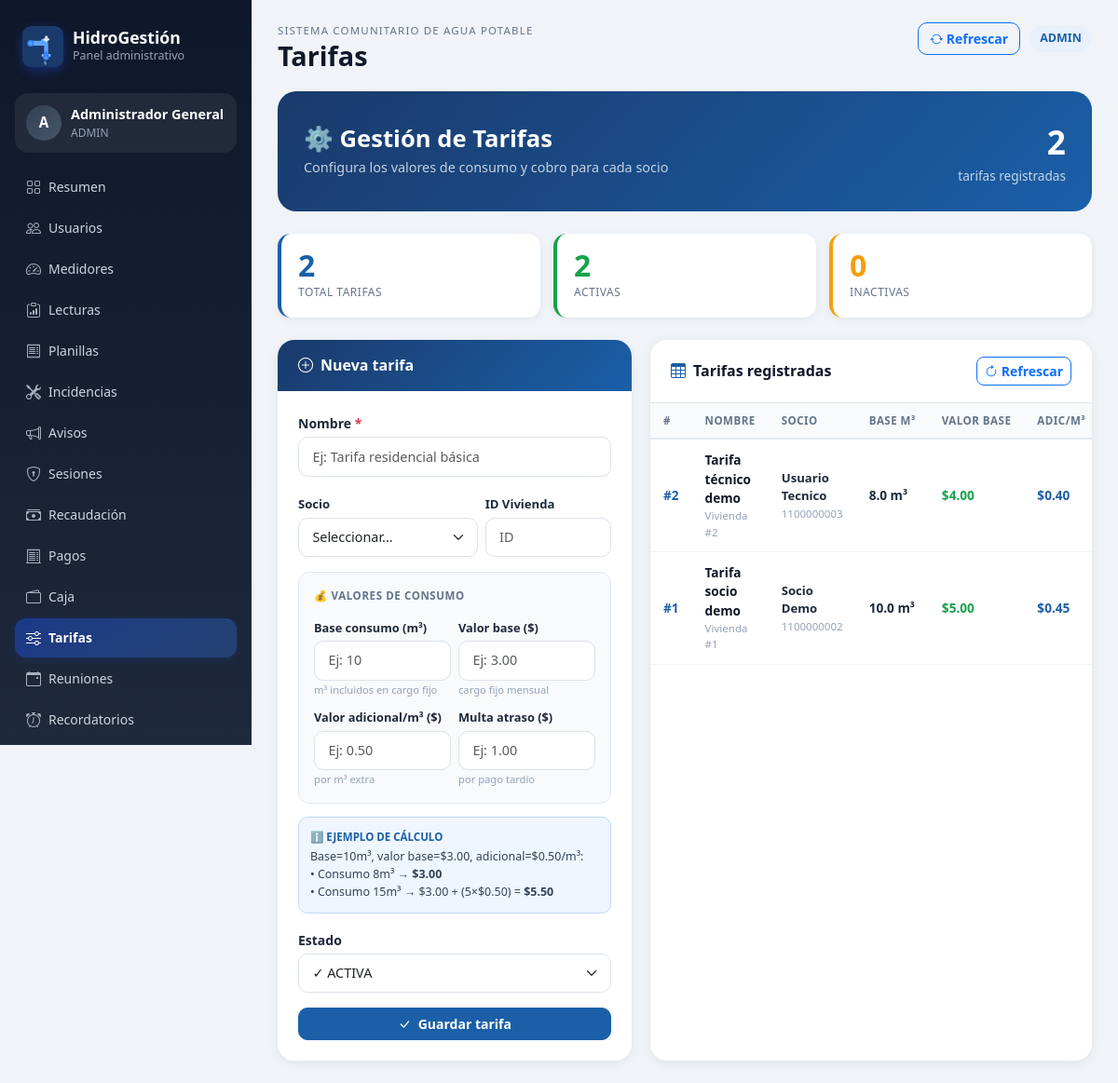
The page /dashboard/tarifas (signed in) on the database as committed earlier.
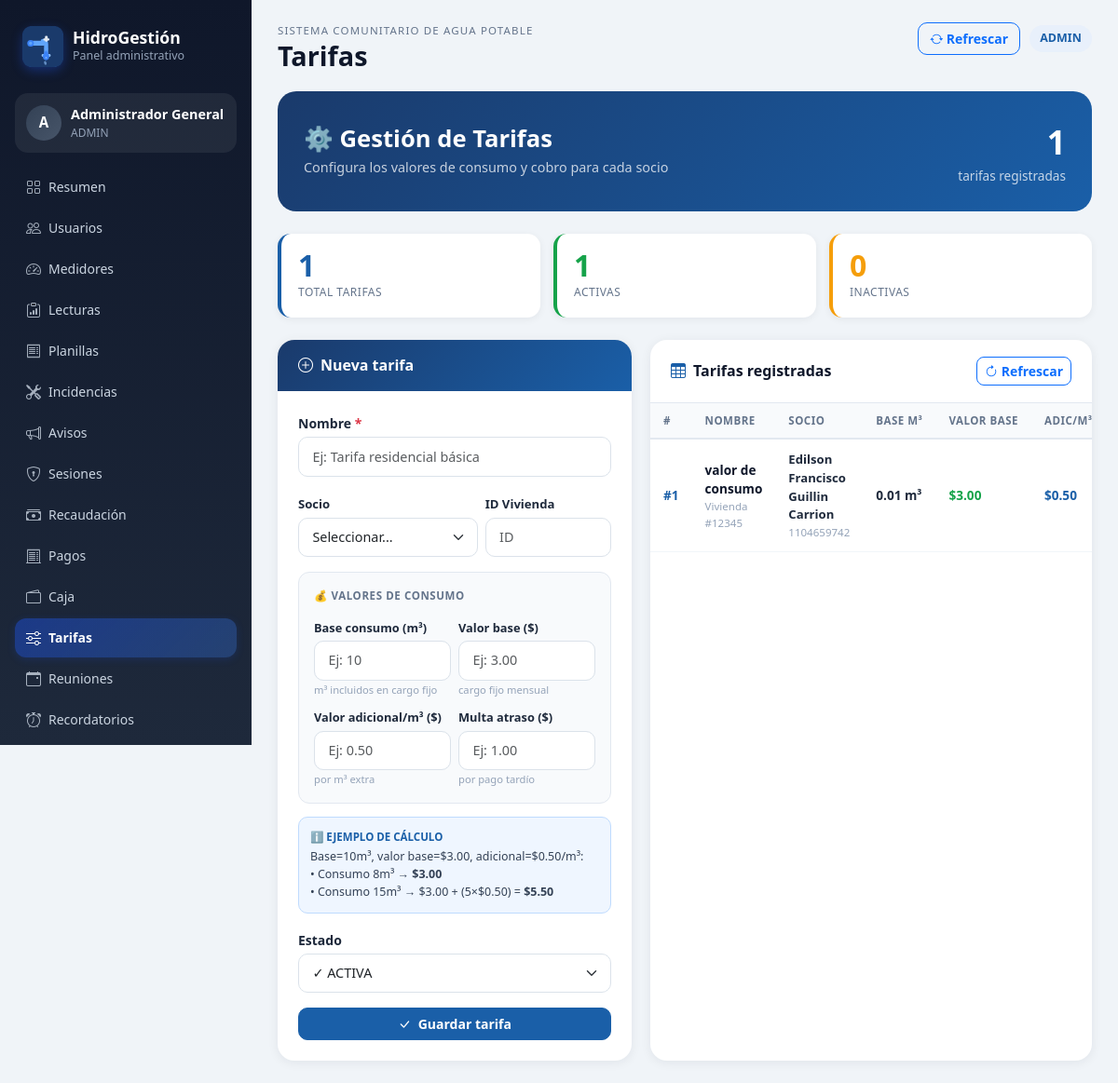
The same page on the database as committed later.
### app/models.py (models this page shows)
class TimestampMixin:
    creado_en = db.Column(db.DateTime, default=datetime.utcnow, nullable=False)
    actualizado_en = db.Column(db.DateTime, onupdate=datetime.utcnow)

class TarifaAsignada(TimestampMixin, db.Model):
    __tablename__ = 'tarifas_asignadas'
    id = db.Column(db.Integer, primary_key=True)
    socio_id = db.Column(db.Integer, db.ForeignKey('socios.id'))
    vivienda_id = db.Column(db.Integer, db.ForeignKey('viviendas.id'))
    tarifa_id = db.Column(db.Integer, db.ForeignKey('tarifas.id'))
    nombre = db.Column(db.String(100), nullable=False, default='Tarifa personalizada')
    base_consumo_m3 = db.Column(db.Float, default=0, nullable=False)
    valor_base = db.Column(db.Float, default=0, nullable=False)
    valor_adicional_m3 = db.Column(db.Float, default=0, nullable=False)
    multa_atraso = db.Column(db.Float, default=0, nullable=False)
    estado = db.Column(db.String(20), default='ACTIVA', nullable=False)
    socio = db.relationship('Socio', backref='tarifas_asignadas')
    vivienda = db.relationship('Vivienda', backref='tarifas_asignadas')
    tarifa = db.relationship('Tarifa', backref='asignaciones')

class Usuario(TimestampMixin, db.Model):
    __tablename__ = 'usuarios'
    id = db.Column(db.Integer, primary_key=True)
    rol_id = db.Column(db.Integer, db.ForeignKey('roles.id'), nullable=False)
    cedula = db.Column(db.String(20), unique=True)
    nombres = db.Column(db.String(120), nullable=False)
    apellidos = db.Column(db.String(120), nullable=False)
    telefono = db.Column(db.String(20))
    email = db.Column(db.String(120), unique=True)
    username = db.Column(db.String(80), unique=True)
    password_hash = db.Column(db.String(255), nullable=False)
    foto_perfil = db.Column(db.String(255))
    direccion_referencia = db.Column(db.String(255))
    estado = db.Column(db.String(20), default='ACTIVO', nullable=False)
    ultimo_login = db.Column(db.DateTime)
    rol = db.relationship('Rol', backref='usuarios')
    @property
    def nombre_completo(self) -> str:
        return f"{self.nombres} {self.apellidos}".strip()

### app/routes/dashboard.py (the view, shortened to what this page needs)
@dashboard_bp.route('/tarifas', methods=['GET','POST'])
@dashboard_required
def tarifas_view():
    return render_template('dashboard/tarifas.html', tarifas=TarifaAsignada.query.order_by(TarifaAsignada.id.desc()).all(), usuarios=Usuario.query.order_by(Usuario.nombres).all())

### app/routes/dashboard.py (called while the page is built)
def dashboard_required(view_func):
    from functools import wraps
    @wraps(view_func)
    def wrapper(*args, **kwargs):
        if not session.get('web_user_id'):
            return redirect(url_for('dashboard.login_page'))
        return view_func(*args, **kwargs)
    return wrapper

### app/templates/dashboard/tarifas.html (shortened to what the changed rows need)
{% extends 'dashboard/base.html' %}
{% block page_title %}Tarifas{% endblock %}
{% block content %}
<div class="tarifa-hero">
  <div>
    <h2>⚙️ Gestión de Tarifas</h2>
  </div>
  <div style="text-align:right;">
    <div style="font-size:2.2rem;font-weight:800;">{{ tarifas|length }}</div>
    <div style="opacity:.75;font-size:.85rem;">tarifas registradas</div>
  </div>
</div>
<div class="kpi-strip">
  <div class="kpi-box" style="--kc:#1a5fa8">
    <div class="kv">{{ tarifas|length }}</div>
    <div class="kl">Total tarifas</div>
  </div>
  <div class="kpi-box" style="--kc:#16a34a">
    <div class="kv">{{ tarifas|selectattr('estado','eq','ACTIVA')|list|length }}</div>
    <div class="kl">Activas</div>
  </div>
</div>
<div class="grid-main">
  <div class="table-card">
    <div class="table-responsive">
      <table class="t-mod">
        <thead>
          <tr>
            <th>#</th><th>Nombre</th><th>Socio</th>
            <th>Base m³</th><th>Valor base</th>
            <th>Adic/m³</th><th>Multa</th>
          </tr>
        </thead>
        <tbody>
          {% for t in tarifas %}
          <tr>
            <td><span style="font-weight:700;color:#1a5fa8;">#{{ t.id }}</span></td>
            <td>
              <div style="font-weight:600;color:#0f172a;">{{ t.nombre }}</div>
              {% if t.vivienda_id %}<div style="font-size:.72rem;color:#94a3b8;">Vivienda #{{ t.vivienda_id }}</div>{% endif %}
            </td>
            <td>
              {% if t.socio and t.socio.usuario %}
                <div style="font-size:.82rem;font-weight:600;">{{ t.socio.usuario.nombre_completo }}</div>
                <div style="font-size:.72rem;color:#94a3b8;">{{ t.socio.usuario.cedula }}</div>
              {% else %}
                <span style="color:#94a3b8;font-size:.82rem;">General</span>
              {% endif %}
            </td>
            <td><strong>{{ t.base_consumo_m3 }} m³</strong></td>
            <td><strong style="color:#16a34a;">${{ '%.2f'|format(t.valor_base or 0) }}</strong></td>
            <td><strong style="color:#1a5fa8;">${{ '%.2f'|format(t.valor_adicional_m3 or 0) }}</strong></td>
          </tr>
          {% endfor %}
        </tbody>
      </table>
    </div>
  </div>
</div>
{% endblock %}

Rows that differ between the two databases and show on the page:
removed TarifaAsignada: id "2", nombre "Tarifa técnico demo", vivienda_id "2", socio.usuario.nombre_completo "Usuario Tecnico", socio.usuario.cedula "1100000003", base_consumo_m3 "8.0", valor_base "4.00", valor_adicional_m3 "0.40"
changed TarifaAsignada id 1: nombre "Tarifa socio demo" → "valor de consumo"; vivienda_id "1" → "12345"; socio.usuario.nombre_completo "Socio Demo" → "Edilson Francisco Guillin Carrion"; socio.usuario.cedula "1100000002" → "1104659742"; base_consumo_m3 "10.0" → "0.01"; valor_base "5.00" → "3.00"; valor_adicional_m3 "0.45" → "0.50"
Other text that changed with them:
{{ tarifas|length }}: "2" → "1"
{{ tarifas|selectattr('estado','eq','ACTIVA')|list|length }}: "2" → "1"
